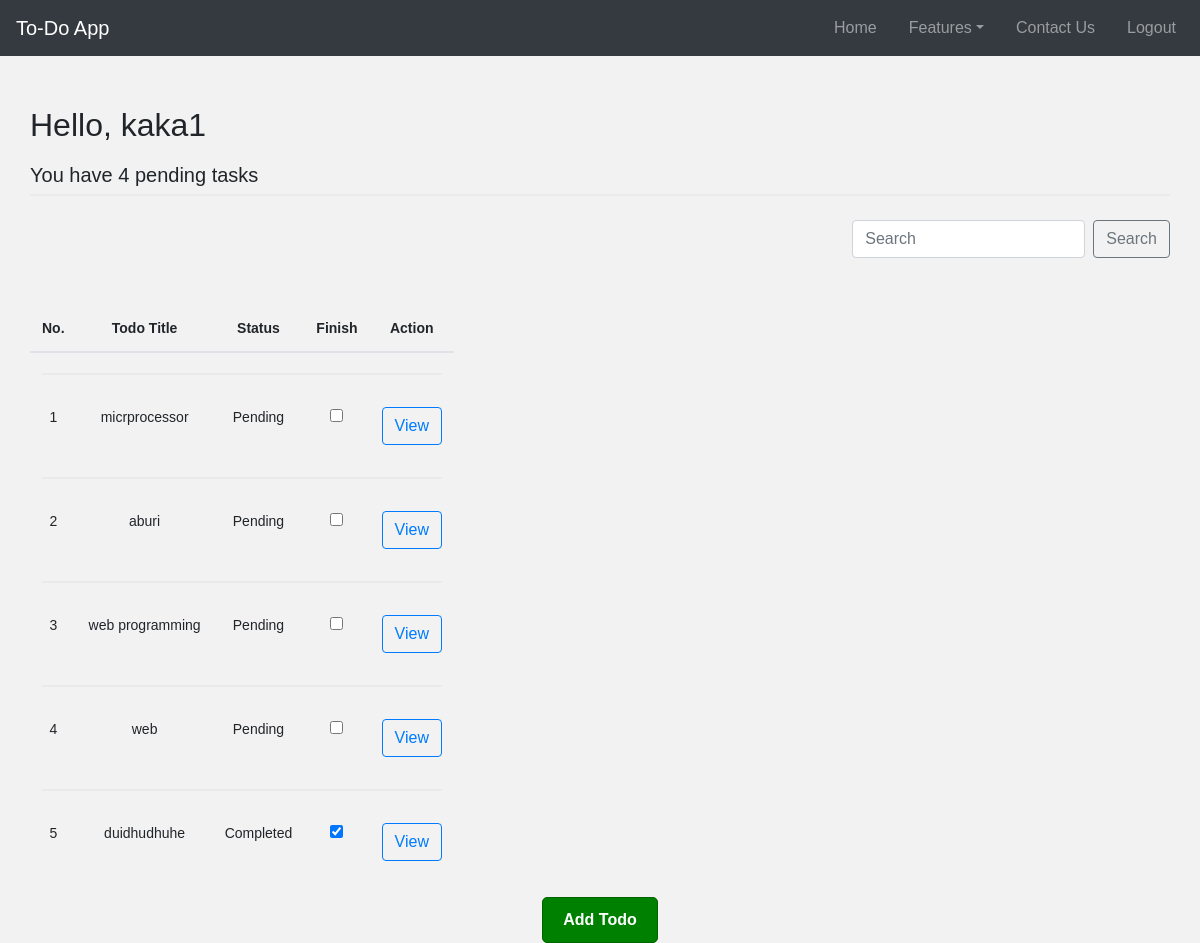
Page /view_todo/ (signed in) on the earlier database version.
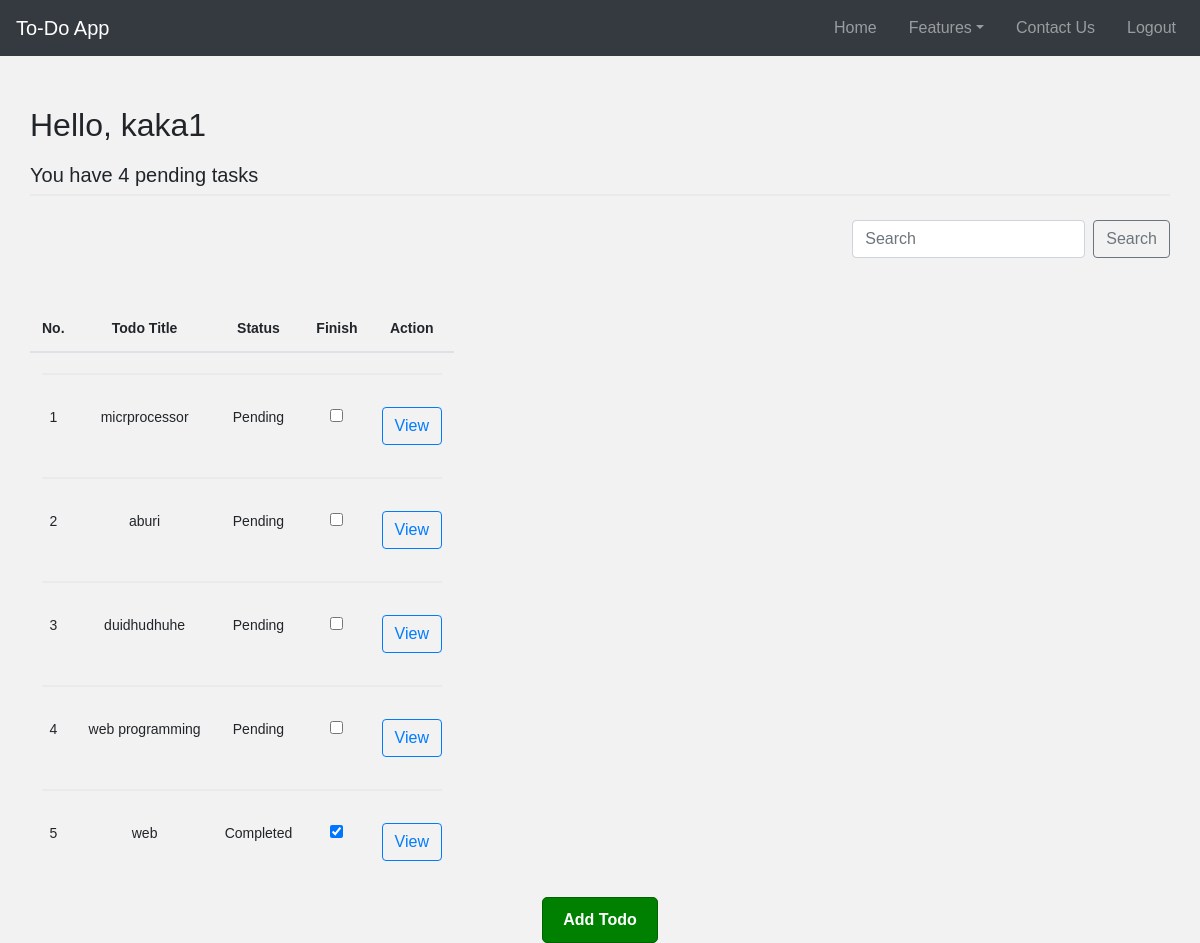
Same page on the later database version.
### Todo/models.py (models this page shows, shortened)
class Todo(models.Model):
    user = models.ForeignKey(User, on_delete= models.CASCADE)
    title = models.CharField(max_length=100,null=True,blank=True)
    Description = models.TextField(null=True,blank=True)
    due = models.DateTimeField(auto_now_add=True)
    completed = models.BooleanField(default=False,null=True,blank=True)
    class Meta:
        ordering = ['completed']

### Todo/views.py (the view)
# urls.py: path('view_todo/', views.view_Todo, name="view_todo"),
@login_required
def view_Todo(request):
    search = request.GET.get('search', '')
    if search:
        todos = Todo.objects.filter(user=request.user, title__icontains=search)
        incomplete = Todo.objects.filter(user=request.user, completed=False)
        incomplete_task = incomplete.count()
        context = {'todos': todos, 'incomplete': incomplete, 'incomplete_task': incomplete_task}
    else:
        todos = Todo.objects.filter(user=request.user)
        incomplete = Todo.objects.filter(user=request.user, completed=False)
        incomplete_task = incomplete.count()
        context = {'todos': todos, 'incomplete': incomplete, 'incomplete_task': incomplete_task}
    return render(request, 'view_todo.html', context)

### templates/view_todo.html (shortened to what this page needs)
{% extends 'main.html' %}
{% load static %}
{% block content %}
<div class="main-cont">
    <div class="container" style="margin-top: 50px;">
        <h2 class="text">Hello, {{ request.user.username }}</h2>
        <div class="d-flex justify-content-between align-items-center mt-3">
            <p class="mb-0">You have {{ incomplete_task }} pending tasks</p>
        </div>
        <hr class="divider mt-1 mb-4">
        <div class="d-flex justify-content-between">
            <form class="form-inline my-2 my-lg-0 ml-auto" method="get" action="{% url 'view_todo' %}">
                <input class="form-control mr-sm-2" type="search" name="search" placeholder="Search" aria-label="Search" value="{{ request.GET.search }}">
                <button class="btn btn-outline-secondary my-2 my-sm-0" type="submit">Search</button>
            </form>
        </div>
        <div class="row mt-5">
            <div class="col-lg-12">
                <table class="table no-border">
                    <thead>
                        <tr>
                            <th class="text-center">No.</th>
                            <th class="text-center">Todo Title</th>
                            <th class="text-center">Status</th>
                            <th class="text-center">Finish</th>
                            <th class="text-center">Action</th>
                        </tr>
                    </thead>
                    <tbody>
                        {% for todo in todos %}
                            <tr>
                                <td colspan="5"><hr class="custom-hr"></td>
                            </tr>
                            <tr>
                                <td class="text-center">{{ forloop.counter }}</td>
                                <td class="text-center">{{ todo.title }}</td>
                                <td class="text-center">
                                    {% if todo.completed %}
                                        Completed
                                    {% else %}
                                        Pending
                                    {% endif %}
                                </td>
                                <td class="text-center">
                                    <form action="{% url 'updatestatus' todo.id %}" method="POST">
                                        <input type="checkbox" name="completed"
                                               onclick="this.form.submit()"
                                               {% if todo.completed %}checked{% endif %} />
                                    </form>
                                </td>
                                <td class="text-center">
                                    <a href="{% url 'view_todo_details' todo.id %}" class="btn btn-outline-primary">View</a>
                                </td>
                            </tr>
                        {% empty %}
                            <tr>
                                <td colspan="5" class="text-center">No tasks available.</td>
                            </tr>
                        {% endfor %}
                    </tbody>
                </table>
                <div class="text-center mt-4">
                    <a id="add" class="btn btn-outline-success add" href="{% url 'add_todo' %}">Add Todo</a>
                </div>
            </div>
        </div>
    </div>
</div>
{% endblock %}

### templates/main.html (shortened to what this page needs)
<!DOCTYPE html>
{% load static %}
<html lang="en">
<head>
    <link rel="stylesheet" href="https://cdn.jsdelivr.net/npm/bootstrap@4.6.2/dist/css/bootstrap.min.css">
    <link rel="stylesheet" href="https://cdnjs.cloudflare.com/ajax/libs/font-awesome/6.0.0-beta3/css/all.min.css">
    <link rel="stylesheet" type="text/css" href="{% static 'css/main.css' %}">
</head>
<body>
    <nav class="navbar navbar-expand-sm bg-dark navbar-dark">
        <a class="navbar-brand" href="{% url 'home' %}">To-Do App</a>
        <div class="collapse navbar-collapse" id="navbarNav">
            <ul class="navbar-nav ml-auto">
                <li class="nav-item mr-3"><a class="nav-link" href="{% url 'home' %}">Home</a></li>
                <li class="nav-item dropdown mr-3">
                    <a class="nav-link dropdown-toggle" href="#" id="navbardrop" data-toggle="dropdown">Features</a>
                </li>
                <li class="nav-item mr-3"><a class="nav-link" href="{% url 'contact' %}">Contact Us</a></li>
                {% if request.user.is_authenticated %}
                <li class="nav-item"><a class="nav-link" href="{% url 'logout' %}">Logout</a></li>
                {% else %}
                <li class="nav-item"><a class="nav-link" href="{% url 'loginpage' %}">Login</a></li>
                {% endif %}
            </ul>
        </div>
    </nav>
    <div class="container">
        {% block content %}
        {% endblock %}
    </div>
</body>
</html>

### static/css/main.css (style rules this page uses)
html, body { font-family: Arial, sans-serif; height: 100%; margin: 0; background-color: #f2f2f2; }
.text { text-align: left; padding-top: -20px; }
.no-border th, .no-border td { border-top: none !important; }
.divider { border: 0.5px solid #eaeaea; margin-top: 0.5rem; margin-bottom: 1rem; }
.custom-hr { border: 0.5px solid #eaeaea; margin-top: 0.5rem; margin-bottom: 0.5rem; }
p { text-align: center; font-size: 20px; }
.table { width: 100%; display: block; overflow-x: auto; white-space: nowrap; }
.table td, .table th { text-align: center; word-wrap: break-word; font-size: 14px; }
.container { max-width: 100%; padding: 0 15px; }
button[type="submit"] { margin-top: 20px; cursor: pointer; display: block; margin-left: auto; margin-right: auto; }
#add { color: white; background-color: green; border-color: darkgreen; font-weight: bold; padding: 10px 20px; border-radius: 5px; text-decoration: none; display: inline-block; }

Differences in the rows shown:
changed Todo "duidhudhuhe": completed "☑" → "☐"; completed "Completed" → "Pending"; moves up the list
changed Todo "web": completed "☐" → "☑"; completed "Pending" → "Completed"
